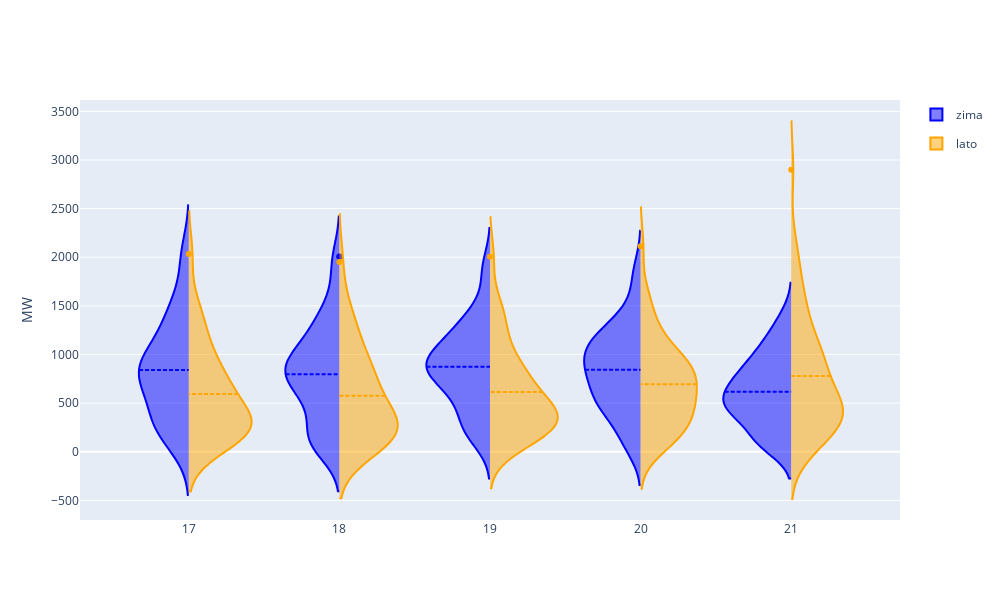

Here is the notebook cell this chart was saved with:
### Code cell
df = niedobory_godz_szczyt

fig6 = go.Figure()


#["#40719C", "#F0BE04"])

fig6.add_trace(go.Violin(x=df['Godzina'][ df['sezon'] == 'zima' ],
                        y=df['Niedobór mocy'][ df['sezon'] == 'zima' ],
                        legendgroup='Yes', scalegroup='Yes', name='zima',
                        side='negative',
                        line_color='blue')
             )
fig6.add_trace(go.Violin(x=df['Godzina'][ df['sezon'] == 'lato' ],
                        y=df['Niedobór mocy'][ df['sezon'] == 'lato' ],
                        legendgroup='No', scalegroup='No', name='lato',
                        side='positive',
                        line_color='orange')
             )
fig6.update_traces(meanline_visible=True)

fig6.update_layout(violingap=0, 
                   violinmode='overlay',
                    width=1000,
                    height=600,
                    #title='Niedobór mocy',
                    #xaxis_tickfont_size=10,
                    yaxis_title='MW',
                    #xaxis_title='',
                    #xaxis_dtick=1
                  )

fig6.update_traces(width=0.9)


fig6.show()

### Figure 1 — Plotly figure (JSON) as saved in the notebook; plotly's stock layout.template omitted (floating-point values rounded to 4 significant figures; data arrays with more than 128 entries replaced by an {"elided": "..."} marker saying what was removed)
{"data": [{"legendgroup": "Yes", "line": {"color": "blue"}, "meanline": {"visible": true}, "name": "zima", "scalegroup": "Yes", "side": "negative", "type": "violin", "width": 0.9, "x": {"elided": "370 int values"}, "y": {"elided": "370 int values"}}, {"legendgroup": "No", "line": {"color": "orange"}, "meanline": {"visible": true}, "name": "lato", "scalegroup": "No", "side": "positive", "type": "violin", "width": 0.9, "x": {"elided": "214 int values"}, "y": {"elided": "214 int values"}}], "layout": {"height": 600, "violingap": 0, "violinmode": "overlay", "width": 1000, "xaxis": {"autorange": true, "range": [16.28, 21.72], "type": "linear"}, "yaxis": {"autorange": true, "range": [-702.0, 3617.0], "title": {"text": "MW"}, "type": "linear"}}}
